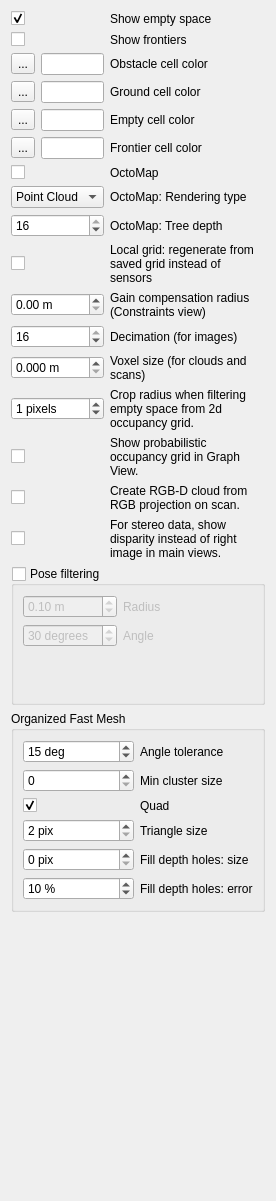
       <widget class="QWidget" name="page_4">
        <property name="geometry">
         <rect>
          <x>0</x>
          <y>0</y>
          <width>276</width>
          <height>1201</height>
         </rect>
        </property>
        <attribute name="label">
         <string>Grid/cloud generation</string>
        </attribute>
        <layout class="QVBoxLayout" name="verticalLayout_16">
         <item>
          <layout class="QGridLayout" name="gridLayout_9" columnstretch="0,0">
           <item row="6" column="1">
            <widget class="QLabel" name="label_53">
             <property name="text">
              <string>OctoMap</string>
             </property>
            </widget>
           </item>
           <item row="15" column="1">
            <widget class="QLabel" name="label_57">
             <property name="text">
              <string>Crop radius when filtering empty space from 2d occupancy grid.</string>
             </property>
             <property name="wordWrap">
              <bool>true</bool>
             </property>
            </widget>
           </item>
           <item row="15" column="0">
            <widget class="QSpinBox" name="spinBox_cropRadius">
             <property name="suffix">
              <string> pixels</string>
             </property>
             <property name="value">
              <number>1</number>
             </property>
            </widget>
           </item>
           <item row="16" column="0">
            <widget class="QCheckBox" name="checkBox_grid_showProbMap">
             <property name="text">
              <string/>
             </property>
             <property name="checked">
              <bool>false</bool>
             </property>
            </widget>
           </item>
           <item row="13" column="0">
            <widget class="QSpinBox" name="spinBox_decimation">
             <property name="prefix">
              <string/>
             </property>
             <property name="minimum">
              <number>1</number>
             </property>
             <property name="maximum">
              <number>16</number>
             </property>
             <property name="value">
              <number>16</number>
             </property>
            </widget>
           </item>
           <item row="10" column="0">
            <widget class="QSpinBox" name="spinBox_grid_depth">
             <property name="prefix">
              <string/>
             </property>
             <property name="minimum">
              <number>0</number>
             </property>
             <property name="maximum">
              <number>16</number>
             </property>
             <property name="value">
              <number>16</number>
             </property>
            </widget>
           </item>
           <item row="3" column="0">
            <layout class="QHBoxLayout" name="horizontalLayout_9">
             <item>
              <widget class="QToolButton" name="toolButton_groundColor">
               <property name="text">
                <string>...</string>
               </property>
              </widget>
             </item>
             <item>
              <widget class="QLineEdit" name="lineEdit_groundColor">
               <property name="readOnly">
                <bool>true</bool>
               </property>
              </widget>
             </item>
            </layout>
           </item>
           <item row="9" column="1">
            <widget class="QLabel" name="label_octomap_cubes">
             <property name="text">
              <string>OctoMap: Rendering type</string>
             </property>
             <property name="wordWrap">
              <bool>true</bool>
             </property>
            </widget>
           </item>
           <item row="1" column="0">
            <widget class="QCheckBox" name="checkBox_grid_frontiers">
             <property name="text">
              <string/>
             </property>
             <property name="checked">
              <bool>false</bool>
             </property>
            </widget>
           </item>
           <item row="14" column="1">
            <widget class="QLabel" name="label_54">
             <property name="text">
              <string>Voxel size (for clouds and scans)</string>
             </property>
             <property name="wordWrap">
              <bool>true</bool>
             </property>
            </widget>
           </item>
           <item row="10" column="1">
            <widget class="QLabel" name="label_octomap_depth">
             <property name="text">
              <string>OctoMap: Tree depth</string>
             </property>
             <property name="wordWrap">
              <bool>true</bool>
             </property>
            </widget>
           </item>
           <item row="11" column="0">
            <widget class="QCheckBox" name="checkBox_grid_regenerateFromSavedGrid">
             <property name="text">
              <string/>
             </property>
             <property name="checked">
              <bool>false</bool>
             </property>
            </widget>
           </item>
           <item row="6" column="0">
            <widget class="QCheckBox" name="checkBox_octomap">
             <property name="text">
              <string/>
             </property>
            </widget>
           </item>
           <item row="2" column="1">
            <widget class="QLabel" name="label_octomap_empty_2">
             <property name="text">
              <string>Obstacle cell color</string>
             </property>
             <property name="wordWrap">
              <bool>true</bool>
             </property>
            </widget>
           </item>
           <item row="12" column="1">
            <widget class="QLabel" name="label_51">
             <property name="text">
              <string>Gain compensation radius (Constraints view)</string>
             </property>
             <property name="wordWrap">
              <bool>true</bool>
             </property>
            </widget>
           </item>
           <item row="18" column="0">
            <widget class="QCheckBox" name="checkBox_showDisparityInsteadOfRight">
             <property name="text">
              <string/>
             </property>
             <property name="checked">
              <bool>false</bool>
             </property>
            </widget>
           </item>
           <item row="16" column="1">
            <widget class="QLabel" name="label_59">
             <property name="text">
              <string>Show probabilistic occupancy grid in Graph View.</string>
             </property>
             <property name="wordWrap">
              <bool>true</bool>
             </property>
            </widget>
           </item>
           <item row="18" column="1">
            <widget class="QLabel" name="label_logger_level_2">
             <property name="text">
              <string>For stereo data, show disparity instead of right image in main views.</string>
             </property>
             <property name="wordWrap">
              <bool>true</bool>
             </property>
            </widget>
           </item>
           <item row="3" column="1">
            <widget class="QLabel" name="label_octomap_empty_3">
             <property name="text">
              <string>Ground cell color</string>
             </property>
             <property name="wordWrap">
              <bool>true</bool>
             </property>
            </widget>
           </item>
           <item row="12" column="0">
            <widget class="QDoubleSpinBox" name="doubleSpinBox_gainCompensationRadius">
             <property name="suffix">
              <string> m</string>
             </property>
             <property name="decimals">
              <number>2</number>
             </property>
             <property name="minimum">
              <double>0.000000000000000</double>
             </property>
             <property name="maximum">
              <double>10.000000000000000</double>
             </property>
             <property name="singleStep">
              <double>0.010000000000000</double>
             </property>
             <property name="value">
              <double>0.000000000000000</double>
             </property>
            </widget>
           </item>
           <item row="4" column="1">
            <widget class="QLabel" name="label_octomap_empty_4">
             <property name="text">
              <string>Empty cell color</string>
             </property>
             <property name="wordWrap">
              <bool>true</bool>
             </property>
            </widget>
           </item>
           <item row="4" column="0">
            <layout class="QHBoxLayout" name="horizontalLayout_12">
             <item>
              <widget class="QToolButton" name="toolButton_emptyColor">
               <property name="text">
                <string>...</string>
               </property>
              </widget>
             </item>
             <item>
              <widget class="QLineEdit" name="lineEdit_emptyColor">
               <property name="readOnly">
                <bool>true</bool>
               </property>
              </widget>
             </item>
            </layout>
           </item>
           <item row="2" column="0">
            <layout class="QHBoxLayout" name="horizontalLayout_11">
             <item>
              <widget class="QToolButton" name="toolButton_obstacleColor">
               <property name="text">
                <string>...</string>
               </property>
              </widget>
             </item>
             <item>
              <widget class="QLineEdit" name="lineEdit_obstacleColor">
               <property name="readOnly">
                <bool>true</bool>
               </property>
              </widget>
             </item>
            </layout>
           </item>
           <item row="17" column="0">
            <widget class="QCheckBox" name="checkBox_cameraProjection">
             <property name="text">
              <string/>
             </property>
             <property name="checked">
              <bool>false</bool>
             </property>
            </widget>
           </item>
           <item row="0" column="0">
            <widget class="QCheckBox" name="checkBox_grid_empty">
             <property name="text">
              <string/>
             </property>
             <property name="checked">
              <bool>true</bool>
             </property>
            </widget>
           </item>
           <item row="11" column="1">
            <widget class="QLabel" name="label_55">
             <property name="text">
              <string>Local grid: regenerate from saved grid instead of sensors</string>
             </property>
             <property name="wordWrap">
              <bool>true</bool>
             </property>
            </widget>
           </item>
           <item row="1" column="1">
            <widget class="QLabel" name="label_octomap_frontiers">
             <property name="text">
              <string>Show frontiers</string>
             </property>
             <property name="wordWrap">
              <bool>true</bool>
             </property>
            </widget>
           </item>
           <item row="17" column="1">
            <widget class="QLabel" name="label_60">
             <property name="text">
              <string>Create RGB-D cloud from RGB projection on scan.</string>
             </property>
             <property name="wordWrap">
              <bool>true</bool>
             </property>
            </widget>
           </item>
           <item row="0" column="1">
            <widget class="QLabel" name="label_octomap_empty">
             <property name="text">
              <string>Show empty space</string>
             </property>
             <property name="wordWrap">
              <bool>true</bool>
             </property>
            </widget>
           </item>
           <item row="9" column="0">
            <widget class="QComboBox" name="comboBox_octomap_rendering_type">
             <item>
              <property name="text">
               <string>Point Cloud</string>
              </property>
             </item>
             <item>
              <property name="text">
               <string>Cube</string>
              </property>
             </item>
             <item>
              <property name="text">
               <string>Volume</string>
              </property>
             </item>
            </widget>
           </item>
           <item row="13" column="1">
            <widget class="QLabel" name="label_56">
             <property name="text">
              <string>Decimation (for images)</string>
             </property>
             <property name="wordWrap">
              <bool>true</bool>
             </property>
            </widget>
           </item>
           <item row="14" column="0">
            <widget class="QDoubleSpinBox" name="doubleSpinBox_voxelSize">
             <property name="suffix">
              <string> m</string>
             </property>
             <property name="decimals">
              <number>3</number>
             </property>
             <property name="minimum">
              <double>0.000000000000000</double>
             </property>
             <property name="maximum">
              <double>99.000000000000000</double>
             </property>
             <property name="singleStep">
              <double>0.010000000000000</double>
             </property>
             <property name="value">
              <double>0.000000000000000</double>
             </property>
            </widget>
           </item>
           <item row="5" column="1">
            <widget class="QLabel" name="label_octomap_frontiers_3">
             <property name="text">
              <string>Frontier cell color</string>
             </property>
             <property name="wordWrap">
              <bool>true</bool>
             </property>
            </widget>
           </item>
           <item row="5" column="0">
            <layout class="QHBoxLayout" name="horizontalLayout_17">
             <item>
              <widget class="QToolButton" name="toolButton_frontierColor">
               <property name="text">
                <string>...</string>
               </property>
              </widget>
             </item>
             <item>
              <widget class="QLineEdit" name="lineEdit_frontierColor">
               <property name="readOnly">
                <bool>true</bool>
               </property>
              </widget>
             </item>
            </layout>
           </item>
          </layout>
         </item>
         <item>
          <widget class="QGroupBox" name="groupBox_posefiltering">
           <property name="title">
            <string>Pose filtering</string>
           </property>
           <property name="checkable">
            <bool>true</bool>
           </property>
           <property name="checked">
            <bool>false</bool>
           </property>
           <layout class="QGridLayout" name="gridLayout_12" columnstretch="0,1">
            <item row="4" column="0">
             <widget class="QDoubleSpinBox" name="doubleSpinBox_posefilteringAngle">
              <property name="suffix">
               <string> degrees</string>
              </property>
              <property name="decimals">
               <number>0</number>
              </property>
              <property name="maximum">
               <double>180.000000000000000</double>
              </property>
              <property name="value">
               <double>30.000000000000000</double>
              </property>
             </widget>
            </item>
            <item row="3" column="0">
             <widget class="QDoubleSpinBox" name="doubleSpinBox_posefilteringRadius">
              <property name="suffix">
               <string> m</string>
              </property>
              <property name="minimum">
               <double>0.010000000000000</double>
              </property>
              <property name="value">
               <double>0.100000000000000</double>
              </property>
             </widget>
            </item>
            <item row="3" column="1">
             <widget class="QLabel" name="label_42">
              <property name="text">
               <string>Radius</string>
              </property>
             </widget>
            </item>
            <item row="4" column="1">
             <widget class="QLabel" name="label_43">
              <property name="text">
               <string>Angle</string>
              </property>
             </widget>
            </item>
            <item row="5" column="0">
             <spacer name="verticalSpacer_4">
              <property name="orientation">
               <enum>Qt::Vertical</enum>
              </property>
              <property name="sizeHint" stdset="0">
               <size>
                <width>20</width>
                <height>40</height>
               </size>
              </property>
             </spacer>
            </item>
           </layout>
          </widget>
         </item>
         <item>
          <widget class="QGroupBox" name="groupBox">
           <property name="title">
            <string>Organized Fast Mesh</string>
           </property>
           <layout class="QGridLayout" name="gridLayout_13">
            <item row="3" column="1">
             <widget class="QLabel" name="label_14">
              <property name="text">
               <string>Triangle size</string>
              </property>
             </widget>
            </item>
            <item row="0" column="1">
             <widget class="QLabel" name="label_12">
              <property name="text">
               <string>Angle tolerance</string>
              </property>
             </widget>
            </item>
            <item row="0" column="0">
             <widget class="QSpinBox" name="spinBox_mesh_angleTolerance">
              <property name="suffix">
               <string> deg</string>
              </property>
              <property name="minimum">
               <number>1</number>
              </property>
              <property name="maximum">
               <number>180</number>
              </property>
              <property name="value">
               <number>15</number>
              </property>
             </widget>
            </item>
            <item row="3" column="0">
             <widget class="QSpinBox" name="spinBox_mesh_triangleSize">
              <property name="suffix">
               <string> pix</string>
              </property>
              <property name="minimum">
               <number>2</number>
              </property>
              <property name="maximum">
               <number>99</number>
              </property>
             </widget>
            </item>
            <item row="2" column="1">
             <widget class="QLabel" name="label_13">
              <property name="text">
               <string>Quad</string>
              </property>
             </widget>
            </item>
            <item row="5" column="1">
             <widget class="QLabel" name="label_17">
              <property name="text">
               <string>Fill depth holes: error</string>
              </property>
             </widget>
            </item>
            <item row="5" column="0">
             <widget class="QSpinBox" name="spinBox_mesh_depthError">
              <property name="suffix">
               <string> %</string>
              </property>
              <property name="minimum">
               <number>1</number>
              </property>
              <property name="value">
               <number>10</number>
              </property>
             </widget>
            </item>
            <item row="2" column="0">
             <widget class="QCheckBox" name="checkBox_mesh_quad">
              <property name="text">
               <string/>
              </property>
              <property name="checked">
               <bool>true</bool>
              </property>
             </widget>
            </item>
            <item row="4" column="1">
             <widget class="QLabel" name="label_15">
              <property name="text">
               <string>Fill depth holes: size</string>
              </property>
             </widget>
            </item>
            <item row="4" column="0">
             <widget class="QSpinBox" name="spinBox_mesh_fillDepthHoles">
              <property name="suffix">
               <string> pix</string>
              </property>
              <property name="minimum">
               <number>0</number>
              </property>
              <property name="maximum">
               <number>99</number>
              </property>
              <property name="value">
               <number>0</number>
              </property>
             </widget>
            </item>
            <item row="1" column="1">
             <widget class="QLabel" name="label_20">
              <property name="text">
               <string>Min cluster size</string>
              </property>
             </widget>
            </item>
            <item row="1" column="0">
             <widget class="QSpinBox" name="spinBox_mesh_minClusterSize">
              <property name="suffix">
               <string/>
              </property>
              <property name="minimum">
               <number>0</number>
              </property>
              <property name="maximum">
               <number>999</number>
              </property>
              <property name="value">
               <number>0</number>
              </property>
             </widget>
            </item>
           </layout>
          </widget>
         </item>
         <item>
          <spacer name="verticalSpacer_6">
           <property name="orientation">
            <enum>Qt::Vertical</enum>
           </property>
           <property name="sizeHint" stdset="0">
            <size>
             <width>20</width>
             <height>40</height>
            </size>
           </property>
          </spacer>
         </item>
         <item>
          <spacer name="verticalSpacer_2">
           <property name="orientation">
            <enum>Qt::Vertical</enum>
           </property>
           <property name="sizeHint" stdset="0">
            <size>
             <width>0</width>
             <height>0</height>
            </size>
           </property>
          </spacer>
         </item>
        </layout>
       </widget>
